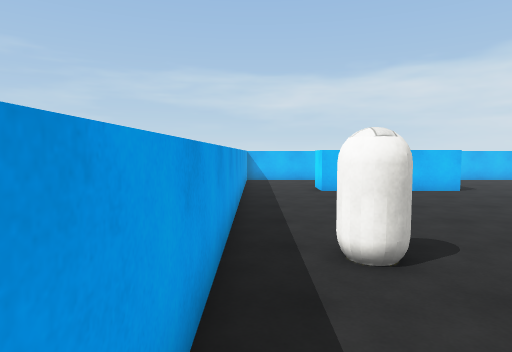
view 1 (above)

24 first-person views from a walk through a 3-D level made in the Unity game engine. The camera is 1.5 m above the floor, tilts 4° down and sees 75° across. The floor is counted in squares, 1 m on a side. Each view is taken from the middle of a square. On the plan, view 1 faces up. The plan holds only what a view shows up to about 15 squares ahead; the rest is blank. The place goes on beyond the plan. The player character is not drawn. Surface patterns are stand-ins for the level's own textures.

view 2
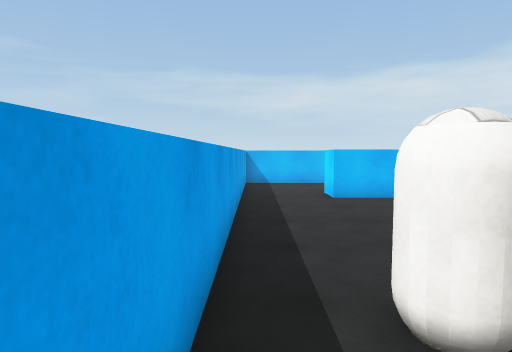

view 3
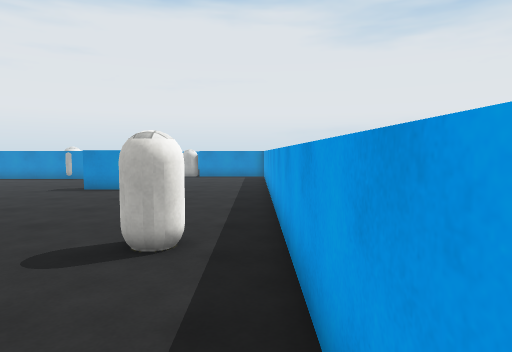

view 4
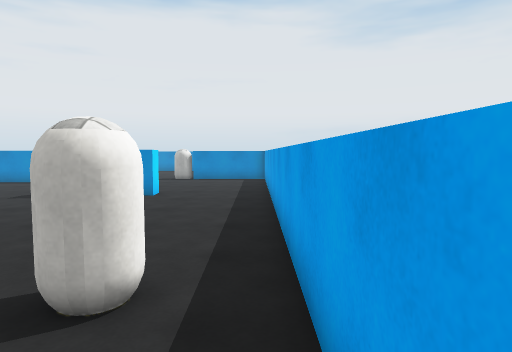

view 5
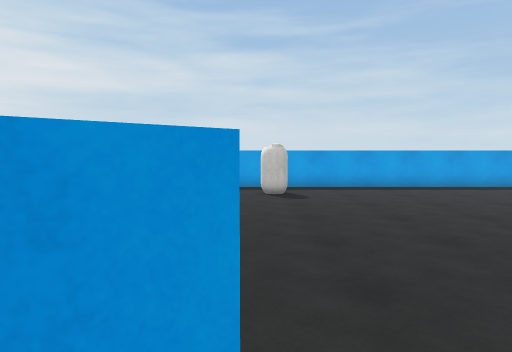

view 6
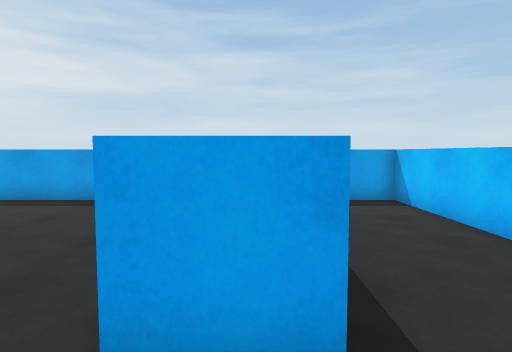

view 7
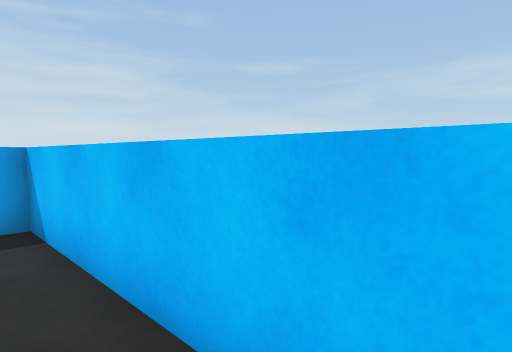

view 8
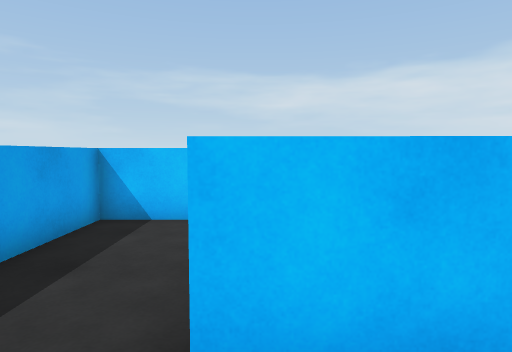

view 9
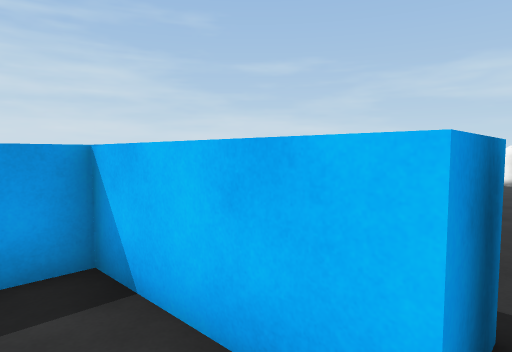

view 10
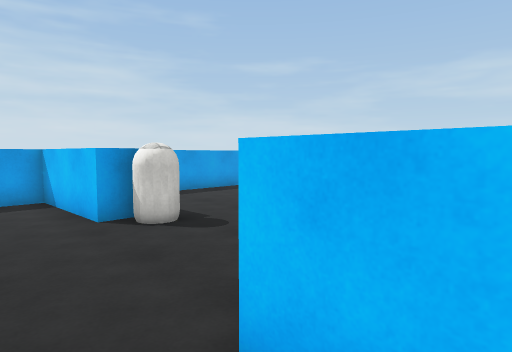

view 11
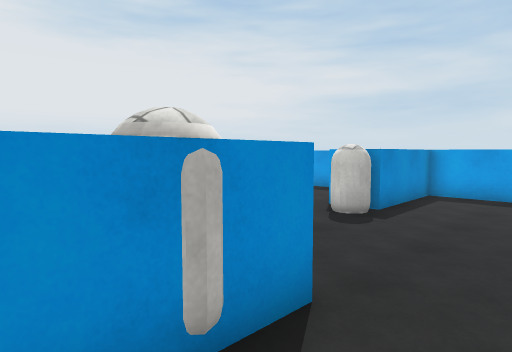

view 12
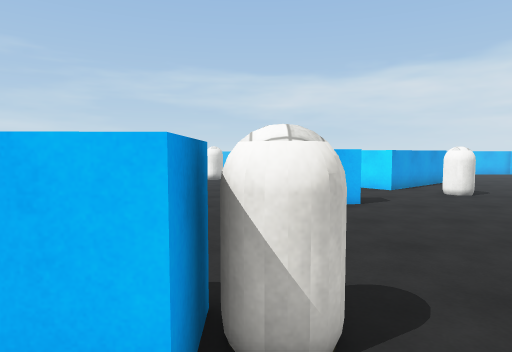

view 13
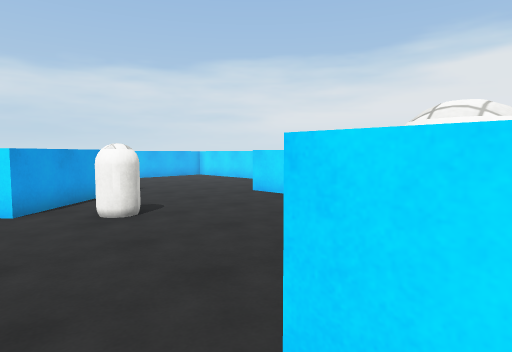

view 14
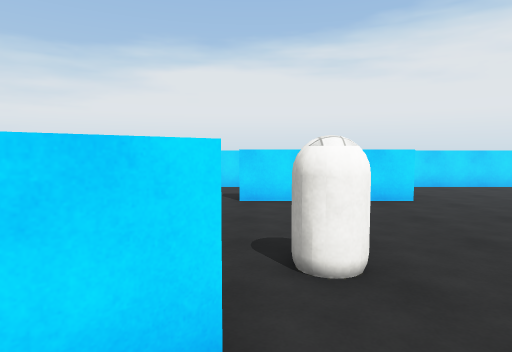

view 15
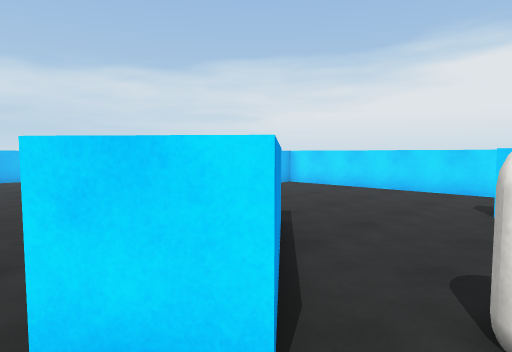

view 16
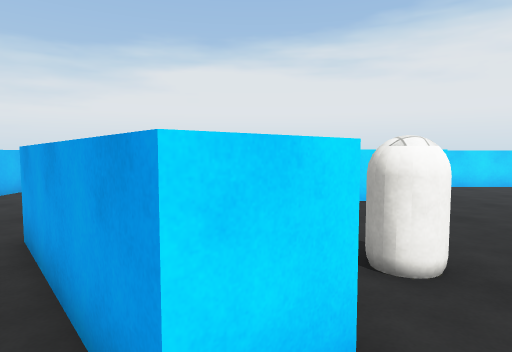

view 17
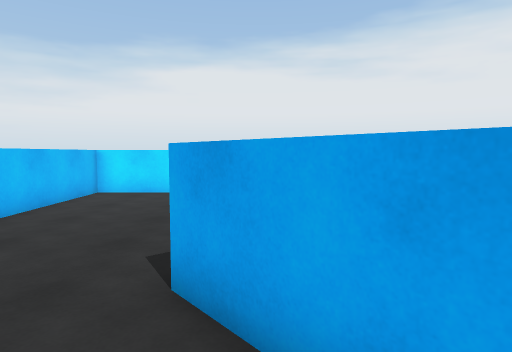

view 18
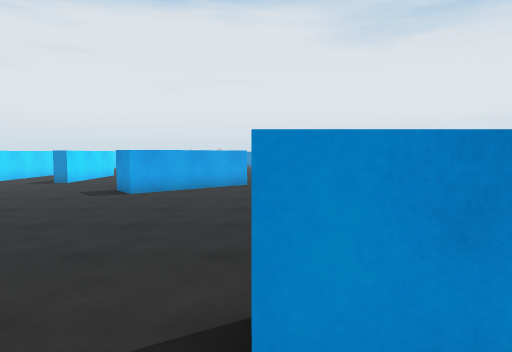

view 19
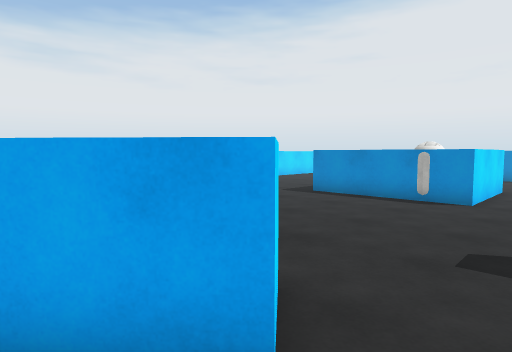

view 20
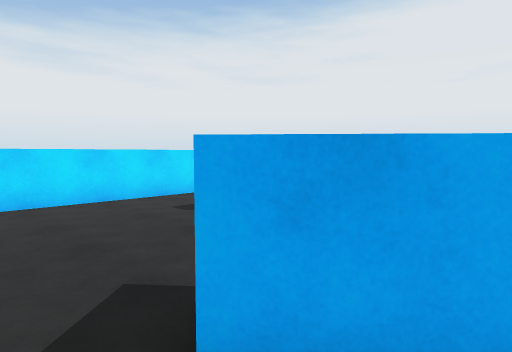

view 21
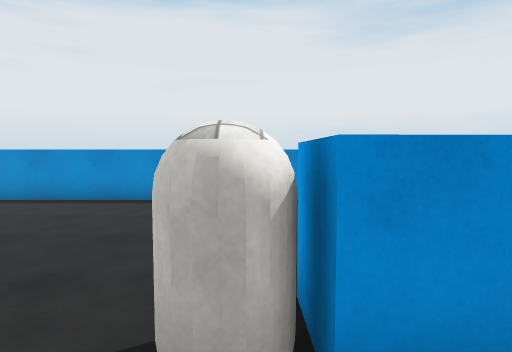

view 22
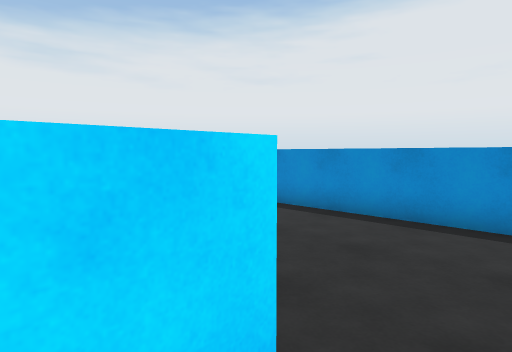

view 23
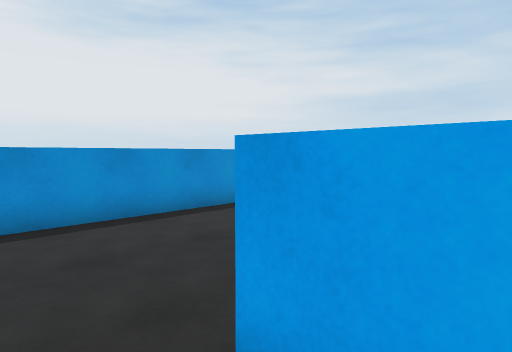

view 24
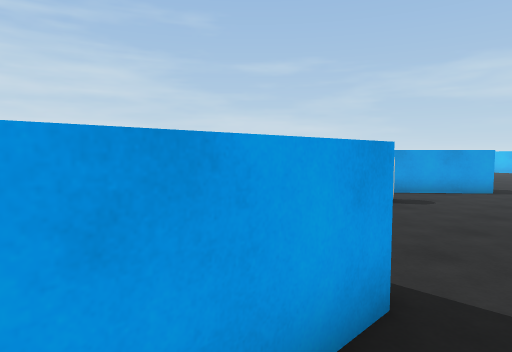

### Floor plan
Points are (right, up) in squares from view 1. A wall is a line through its corners. A room is listed if a view was taken in it or the views show most of it. See-through windows are left out.
Room 1 (views 1, 2, 3, 4, 5, 6, 7, 8, 9, 10, 11, 12, 13, 14, 15, 16, 17, 18, 19, 20, 21, 22, 23, 24)
walls: (9.4, -0.8) (8.4, 0.4) (12.6, 3.9) (13.6, 2.8) (9.4, -0.8); (7.1, -4.3) (6.2, -4.4); (3.6, -4.5) (3.6, -3.6) (7.1, -3.6); (11.3, -8.9) (14.7, -8.9) (14.7, -11.9); (17.3, -6) (17.3, -0.4); (21.5, -2.2) (21.5, 9) (16.5, 8.9); (14.7, -12.1) (14.7, -13.5); (10.8, -13.5) (9.3, -13.4) (9.3, -8.9) (10.6, -8.9); (6.7, 14.6) (8, 14.6) (8, 13) (2.6, 13) (2.6, 14.7); (21.5, -12.1) (21.5, -7.9); (6.8, -19.5) (15.1, -19.5); (6.9, 18.4) (-0.5, 18.4) (-0.5, -10.9) (3.5, -10.9) (3.6, -12.4) (-0.5, -12.5) (-0.5, -15.8); (2.6, -19.5) (3.1, -19.5)
objects: capsule (1, 4) to (2, 5); capsule (4, -12) to (5, -11); capsule (11, -10) to (11, -9); capsule (11, -2) to (12, -2)

Where each view was taken, in squares from view 1:
view 1: 0 up, 0 right, facing up
view 2: 2 up, 0 right, facing up
view 3: 10 up, 0 right, facing down
view 4: 8 up, 0 right, facing down
view 5: 4 up, 14 right, facing left
view 6: 14 up, 10 right, facing left
view 7: 17 up, 7 right, facing up-left
view 8: 11 up, 3 right, facing up
view 9: 14 down, 4 right, facing up-left
view 10: 15 down, 11 right, facing up-left
view 11: 7 down, 12 right, facing down-left
view 12: 14 down, 4 right, facing up
view 13: 10 down, 8 right, facing up-right
view 14: 1 down, 7 right, facing right
view 15: 2 down, 8 right, facing up-right
view 16: 0 up, 7 right, facing right
view 17: 3 up, 9 right, facing right
view 18: 16 up, 8 right, facing down
view 19: 2 up, 7 right, facing down-right
view 20: 5 up, 11 right, facing down-right
view 21: 9 down, 4 right, facing down
view 22: 12 down, 8 right, facing down-right
view 23: 12 down, 16 right, facing down-left
view 24: 12 down, 16 right, facing up-left
